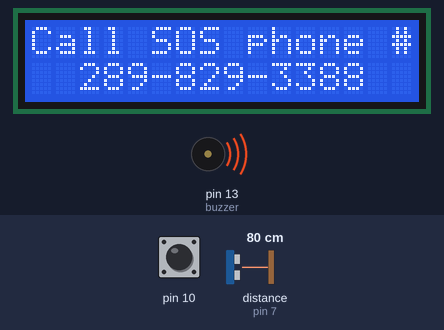
Bench run of a sketch on a simulated Arduino Uno, built with avr-gcc and run on an emulated ATmega328P. Parts: 16×2 character LCD, buzzer (waves = sounding). Wiring (inferred from the names in the program): ultrasonic range finder: trigger pin 9; echo pin 7. Inputs (shaded band) come from the test bench; at power-on: pin 10 HIGH, distance to the obstacle (sensor on pin 7) 80 cm. The echo pulse lasts 58.3 µs per cm; what the sketch prints to the serial monitor is not drawn.

Above: at 1.2 s.
1.3 s: pin 10 pulled LOW for 0.15 s
At 1.39 s:
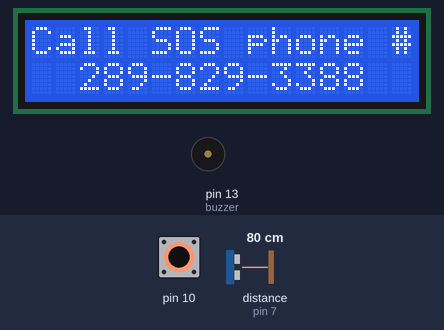
4.4 s: distance to the obstacle (sensor on pin 7) set to 2 cm
7.4 s: distance to the obstacle (sensor on pin 7) set to 299 cm
10.4 s: pin 10 pulled LOW for 1 s
At 12.5 s:
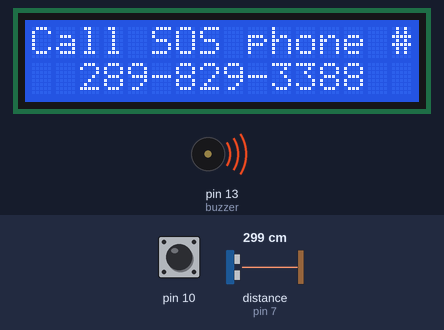
14.4 s: pin 10 pulled LOW for 3.2 s
At 14.9 s:
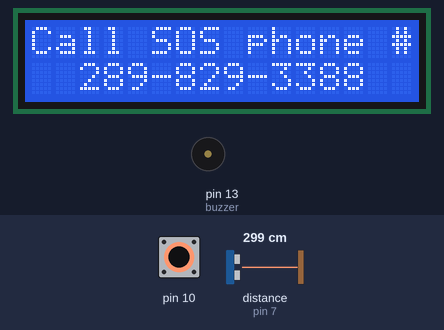
20.6 s: distance to the obstacle (sensor on pin 7) set to 120 cm
Timing chart, 0 to 23.6 s (numbered marks = the images above; inputs shaded):
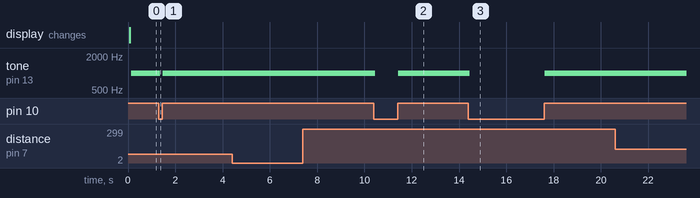

Measured:
- after the input at 1.3 s, tone on pin 13 (buzzer): 1000 Hz → silent at once, → 1000 Hz 0.15 s later
- after the input at 10.4 s, tone on pin 13 (buzzer): 1000 Hz → silent after 0.03 s instead of 4.0 s
- after the input at 14.4 s, tone on pin 13 (buzzer): 1000 Hz → silent at once, → 1000 Hz 3.2 s later

The sketch:

arduino1Code.ino
```cpp
#define echoPin 7 // attach pin D2 Arduino to pin Echo of HC-SR04
#define trigPin 9 //attach pin D3 Arduino to pin Trig of HC-SR04
#include <LiquidCrystal.h>
LiquidCrystal lcd(12,11,5,4,3,2);
// defines variables
long duration; // variable for the duration of sound wave travel
int distance; // variable for the distance measurement
const int buzzer = 13;
int number;
void setup() {

   pinMode(buzzer, OUTPUT);
  pinMode(trigPin, OUTPUT); // Sets the trigPin as an OUTPUT
  pinMode(echoPin, INPUT); // Sets the echoPin as an INPUT
  Serial.begin(9600); // // Serial Communication is starting with 9600 of baudrate speed
  Serial.println("Ultrasonic Sensor HC-SR04 Test"); // print some text in Serial Monitor
  Serial.println("with Arduino UNO R3");
  lcd.begin(16, 2);

  pinMode(10,INPUT);
  digitalWrite(10, HIGH);
}
void loop() {

  int digitalVal = digitalRead(10);
  // Clears the trigPin condition
  digitalWrite(trigPin, LOW);
  delayMicroseconds(2);
  // Sets the trigPin HIGH (ACTIVE) for 10 microseconds
  digitalWrite(trigPin, HIGH);
  delayMicroseconds(10);
  digitalWrite(trigPin, LOW);
  // Reads the echoPin, returns the sound wave travel time in microseconds
  duration = pulseIn(echoPin, HIGH);
  // Calculating the distance
  distance = duration * 0.034 / 2; // Speed of sound wave divided by 2 (go and back)
  // Displays the distance on the Serial Monitor
  Serial.print("Distance: ");
  Serial.print(distance);
  Serial.println(" cm");
  if(distance<30){
     tone(buzzer, 500); // Send 1KHz sound signal...
  }
 else{
    noTone(buzzer);     // Stop sound...
 }
 if(HIGH == digitalVal){//if tilt switch is not breakover
  lcd.print("Call SOS phone #!!!");
  lcd.setCursor(0,1) ;
  lcd.print("  289-829-3388  ");
  tone(buzzer, 1000);
}


}
```
